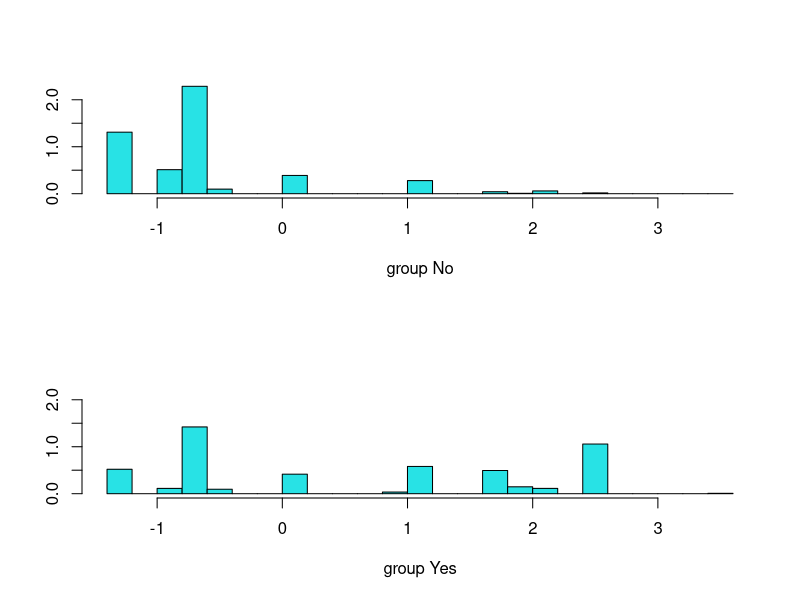

This figure's R source:
## ---- chunk 1
library(e1071)
titan.df <- as.data.frame(Titanic)
#Creating data from table
repeating_sequence <- rep.int(seq_len(nrow(titan.df)), titan.df$Freq) #This will repeat each combination equal to the frequency of each combination
#Create the dataset by row repetition created
titan.dat <- titan.df[repeating_sequence,]
#We no longer need the frequency, drop the feature
titan.dat$Freq <- NULL
head(titan.dat)
dim(titan.dat)
## ---- chunk 2
train <- sample(nrow(titan.dat), nrow(titan.dat) * 0.8)
dat.train <- titan.dat[train, ]
dat.test <- titan.dat[-train, ]
## ---- chunk 3
nb.model <- naiveBayes(Survived ~., data = dat.train)  # 基于输入数据 dat.train 和 公式建立贝叶斯模型
summary(nb.model)
nb.model$tables
## ---- chunk 4
nb.pred <- predict(nb.model, newdata = dat.test)
nb.pred
table(nb.pred, dat.test$Survived)
(59 + 19) / (286 + 59 + 19 + 77)
## ---- chunk 5
output <- dat.test
output$Survived <- nb.pred
head(output)
## ---- chunk 6
lr.model <- glm(Survived ~ ., data = dat.train, family = binomial)
lr.prob <- predict(lr.model, newdata = dat.test, type = 'response')
lr.pred <- ifelse(lr.prob > 0.5, 'Yes', 'No')
table(prediction = lr.pred, truth = dat.test$Survived)
## ---- chunk 7
library(MASS)
lda.model <- lda(Survived ~ ., data = dat.train)
plot(lda.model)
lda.pred <- predict(lda.model, newdata = dat.test)
table(prediction = lda.pred$class, truth = dat.test$Survived)
